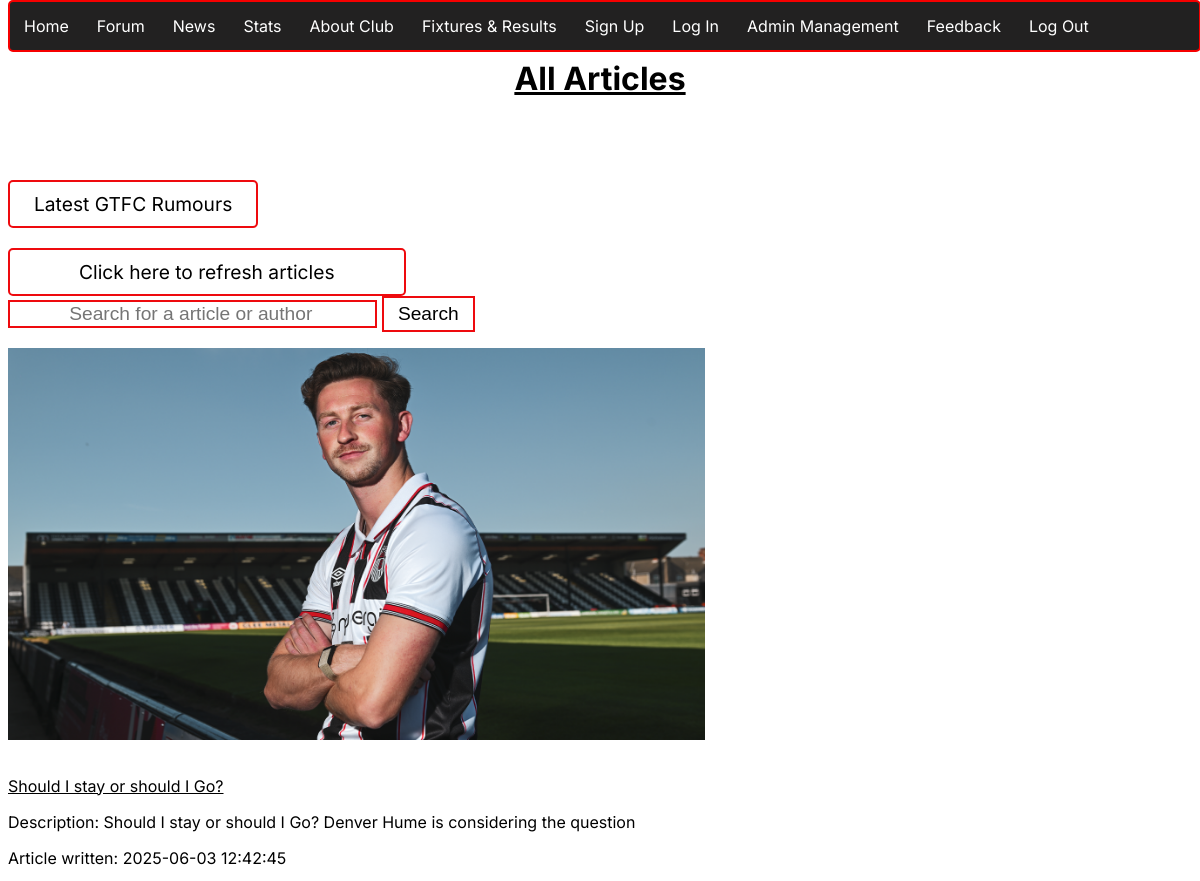
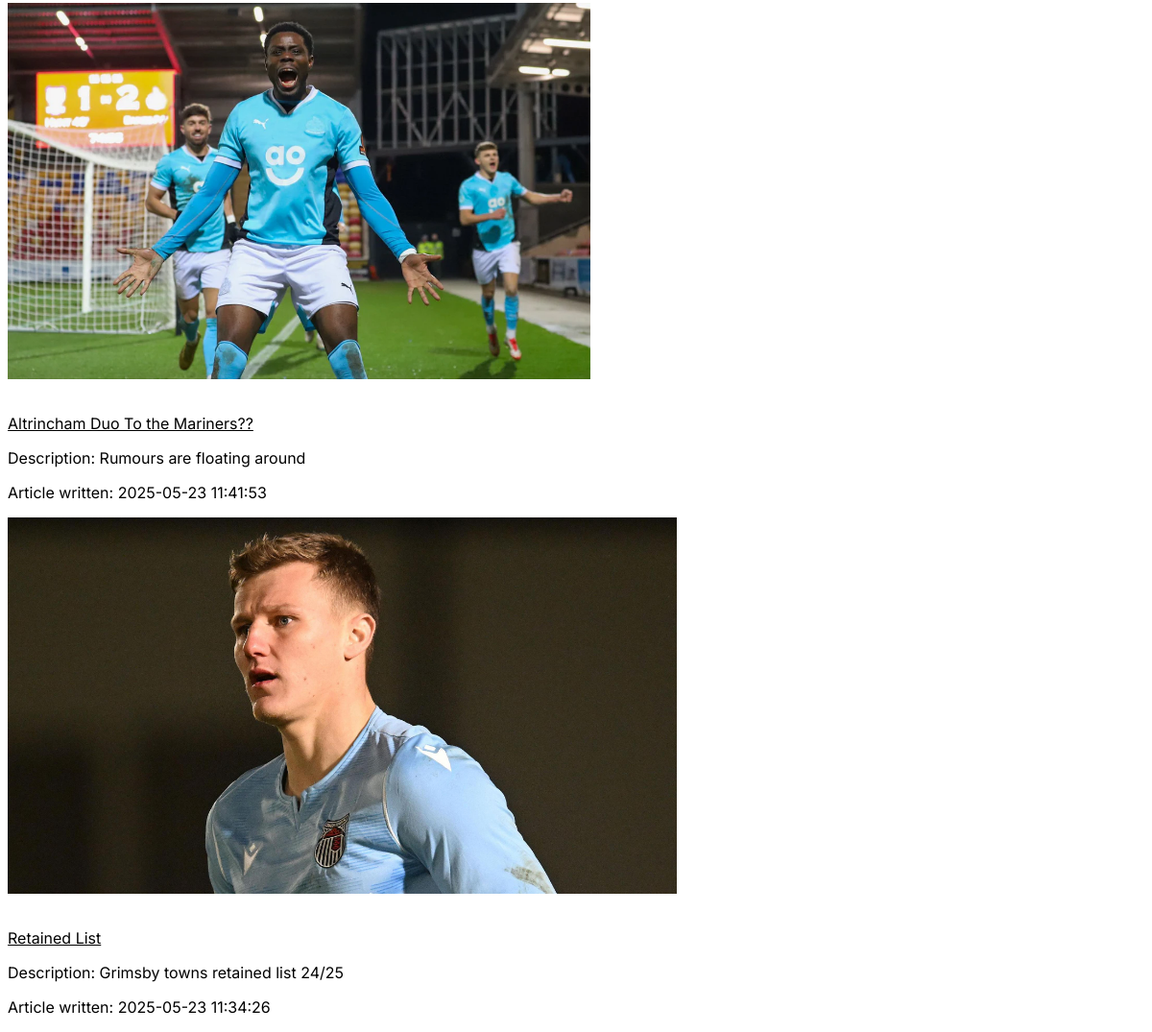
The app's page /list_news.php with its own data (2 pictures, top to bottom).
### tables this page shows
CREATE TABLE `news` (
  `id` int(11) NOT NULL,
  `title` text NOT NULL,
  `description` text NOT NULL,
  `picture` blob NOT NULL,
  `content` text NOT NULL,
  `username` text NOT NULL,
  `time_created` timestamp NOT NULL DEFAULT current_timestamp() ON UPDATE current_timestamp(),
  `comments` text NOT NULL
);

### list_news.php (the view, shortened to what this page needs)
<?php
include 'nav.php';
$news = [];
if (empty($news)) {
    $stmt = $conn->prepare("SELECT * FROM news ORDER BY time_created DESC");
    $stmt->execute();
    $result = $stmt->get_result();
    while ($row = $result->fetch_assoc()) {
        $news[] = $row;
    }
}
?>
<!DOCTYPE html>
<html lang="en">
<head>
    <link rel="stylesheet" href="list_news.css">
    <link rel="stylesheet" href="main.css">
</head>
<body>
<h1 class="title"><u>All Articles</u></h1>
<br>
<br> <br>
<a class="rumoursbtn" href="latest_rumours.php">Latest GTFC Rumours</a> <br>
<br>
    <div class="refresh">
        <a> <a href="list_news.php"> Click here to refresh articles</a></a>
    </div>
    <div class="search-button">
        <form method='POST'>
            <input type="text" placeholder="Search for a article or author" name="search">
            <button name="submit">Search</button>
        </form>
    </div>
    <div class="posts-container">
        <?php
        if (!empty($news)) {
            foreach ($news as $row) {
                echo '<section class="newsCard">';
                  if (!empty($row['picture'])) {
                    echo '<img src="' . htmlspecialchars($row['picture']) . '" alt="Article image" class="listnews-article-image">' . '<br>';
                }
                echo '<p><a href="retrieve_news.php?id=' . htmlspecialchars($row['id']) . '">' . '<br>',  htmlspecialchars($row['title']) . '</a></p>';
                echo '<p>Description: ' . htmlspecialchars($row['description']) . '</p>';
                echo '<p>Article written: ' . htmlspecialchars($row['time_created']) . '</p>';
                echo '</section>';
            }
        } else {
            echo "<p>No articles found.</p>";
        }
        ?>
    </div>
</body>
</html>

### list_news.css (style rules this page uses)
a { color: black; }
img { width: auto; height: 50%; }
.refresh { text-align: center; border: 2px solid #EE0A0E; padding: 10px 69px; border-radius: 5px; cursor: pointer; background-color: white; text-decoration: none; display: inline-block; font-size: 120%; transition-duration: 0.4s; }
.refresh a { color: black; text-decoration: none; }
.search-button input { padding-left: 5%; padding-right: 5%; font-size: larger; border: 2px solid #EE0A0E; }
.search-button button { text-align: center; padding: 5px 14px; border: 2px solid #EE0A0E; cursor: pointer; background-color: white; text-decoration: none; display: inline-block; font-size: 120%; transition-duration: 0.4s; }
.rumoursbtn { text-align: right; border: 2px solid #EE0A0E; padding: 10px 24px; border-radius: 5px; cursor: pointer; background-color: white; text-decoration: none; color: black; display: inline-block; font-size: 120%; transition-duration: 0.4s; }

### main.css (style rules this page uses)
body { font-family: "Inter", sans-serif; font-optical-sizing: auto; font-weight: weight; font-style: normal; color: black; }
.title { margin-top: 5%; text-align: center; }
a { color: black; }

### records on screen
news: picture (picture), title "Should I stay or should I Go?", description "Should I stay or should I Go? Denver Hume is considering the question", time_created "2025-06-03 12:42:45"
news: picture (picture), title "Altrincham Duo To the Mariners??", description "Rumours are floating around", time_created "2025-05-23 11:41:53"
news: picture (picture), title "Retained List", description "Grimsby towns retained list 24/25", time_created "2025-05-23 11:34:26"
